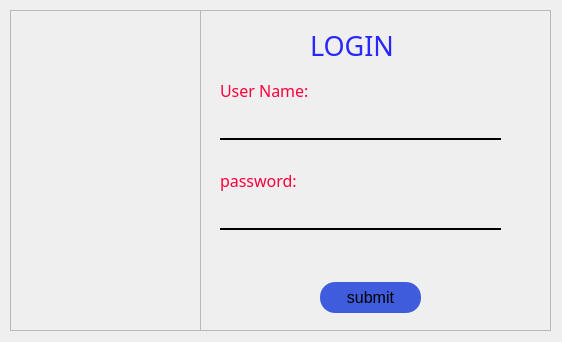
<?xml version="1.0" encoding="UTF-8"?>
<ui version="4.0">
 <class>welcomeLogin</class>
 <widget class="QWidget" name="welcomeLogin">
  <property name="geometry">
   <rect>
    <x>0</x>
    <y>0</y>
    <width>562</width>
    <height>342</height>
   </rect>
  </property>
  <property name="windowTitle">
   <string>Form</string>
  </property>
  <widget class="QFrame" name="frame_groupLogin">
   <property name="geometry">
    <rect>
     <x>200</x>
     <y>10</y>
     <width>351</width>
     <height>321</height>
    </rect>
   </property>
   <property name="styleSheet">
    <string notr="true">#frame_groupLogin{
border-image:url(:/photos/Background.jpg)
}
QLineEdit{
background-color:transparent;
border:none;
border-bottom:2px solid black;
color:#8c01a4;
}

QPushButton{
background-color:#3f5cdd;
border-radius:15px;
}
QLabel{
color:#fc003b;
}
#label_title{
color:#2828fe;
}

QPushButton:hover{
background-color:#8c01a4;
}</string>
   </property>
   <property name="frameShape">
    <enum>QFrame::StyledPanel</enum>
   </property>
   <property name="frameShadow">
    <enum>QFrame::Raised</enum>
   </property>
   <widget class="QLabel" name="label_title">
    <property name="geometry">
     <rect>
      <x>110</x>
      <y>20</y>
      <width>91</width>
      <height>31</height>
     </rect>
    </property>
    <property name="font">
     <font>
      <family>Eras Bold ITC</family>
      <pointsize>20</pointsize>
     </font>
    </property>
    <property name="text">
     <string>LOGIN</string>
    </property>
   </widget>
   <widget class="QLineEdit" name="lineEdit_userName">
    <property name="geometry">
     <rect>
      <x>20</x>
      <y>110</y>
      <width>281</width>
      <height>20</height>
     </rect>
    </property>
    <property name="font">
     <font>
      <pointsize>12</pointsize>
     </font>
    </property>
   </widget>
   <widget class="QLineEdit" name="lineEdit_pswd">
    <property name="geometry">
     <rect>
      <x>20</x>
      <y>200</y>
      <width>281</width>
      <height>20</height>
     </rect>
    </property>
    <property name="font">
     <font>
      <pointsize>12</pointsize>
     </font>
    </property>
    <property name="echoMode">
     <enum>QLineEdit::Password</enum>
    </property>
   </widget>
   <widget class="QPushButton" name="btn_submit">
    <property name="geometry">
     <rect>
      <x>120</x>
      <y>272</y>
      <width>101</width>
      <height>31</height>
     </rect>
    </property>
    <property name="font">
     <font>
      <pointsize>12</pointsize>
     </font>
    </property>
    <property name="text">
     <string>submit</string>
    </property>
   </widget>
   <widget class="QLabel" name="label_userName">
    <property name="geometry">
     <rect>
      <x>20</x>
      <y>70</y>
      <width>101</width>
      <height>21</height>
     </rect>
    </property>
    <property name="font">
     <font>
      <family>MS Reference Sans Serif</family>
      <pointsize>12</pointsize>
     </font>
    </property>
    <property name="text">
     <string>User Name:</string>
    </property>
   </widget>
   <widget class="QLabel" name="label_pswd">
    <property name="geometry">
     <rect>
      <x>20</x>
      <y>160</y>
      <width>101</width>
      <height>21</height>
     </rect>
    </property>
    <property name="font">
     <font>
      <family>MS Reference Sans Serif</family>
      <pointsize>12</pointsize>
     </font>
    </property>
    <property name="text">
     <string>password:</string>
    </property>
   </widget>
  </widget>
  <widget class="QFrame" name="frame_textBienvenue">
   <property name="geometry">
    <rect>
     <x>10</x>
     <y>10</y>
     <width>191</width>
     <height>321</height>
    </rect>
   </property>
   <property name="styleSheet">
    <string notr="true">#frame_textBienvenue{
border-image:url(:/photos/textBienvenue.jpg)
}</string>
   </property>
   <property name="frameShape">
    <enum>QFrame::StyledPanel</enum>
   </property>
   <property name="frameShadow">
    <enum>QFrame::Raised</enum>
   </property>
  </widget>
 </widget>
 <resources>
  <include location="other/icons/diverseIcons.qrc"/>
 </resources>
 <connections/>
</ui>
